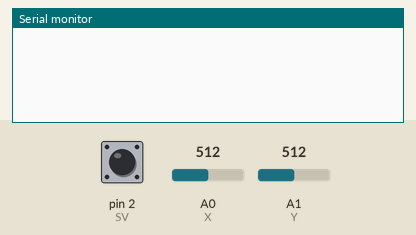
The sketch below on a simulated Arduino Uno, built with avr-gcc and run on an emulated ATmega328P. Parts: the last lines printed to the serial monitor. The test bench sets the inputs (shaded band); at power-on: A0 (X) = 512, A1 (Y) = 512, pin 2 (SV) HIGH.

Above: at 1.2 s.
1.3 s: A0 (X) set to 207
2.8 s: A0 (X) set to 185
At 2.99 s:
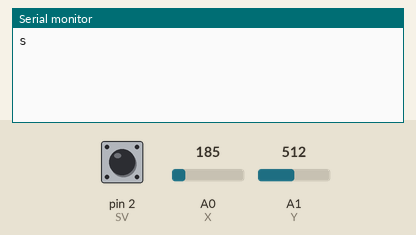
4.8 s: A1 (Y) set to 1009
At 4.94 s:
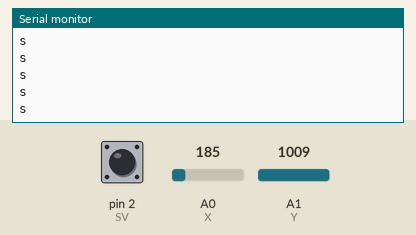
6.3 s: A1 (Y) set to 1023
At 6.45 s:
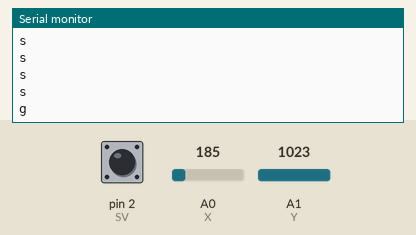

Measured:
- the behaviour switches between 200 and 199 on A0 (X) (found by bisection; images 0 and 1)
- the behaviour switches between 1022 and 1023 on A1 (Y) (found by bisection; images 2 and 3)
- after the input at 2.8 s, the serial monitor: prints a new line after 0.06 s (image 1)
- after the input at 6.3 s, the serial monitor: prints a new line at once (image 3)

The sketch:

tetris.ino
```cpp
/**
*
*@author jedda_ibrahim
*/

const int X = A0;
const int Y = A1;
const int SV = 2;
int contatore = 0;
int tempo = 150;

/**
*metodo utilizzato per dichiarare l evariabili più importanti
*/
void setup()
{
  pinMode(SV, INPUT);
  digitalWrite(SV, HIGH);
  Serial.begin(9600);
}
/**
*metodo che svolge tutte le operazioni scritte al suo interno infinite volte
*/
void loop()
{
  if (analogRead(X) > 900)
  {
    Serial.println("d");
  }
  if (analogRead(X) < 200)
  {
    Serial.println("s");
  }
  if (analogRead(Y) == 1023)
  {
    Serial.println("g");
  }
  if (digitalRead(SV) == 0)
  {
    Serial.println("1");
  }
  delay(tempo);

}
```
